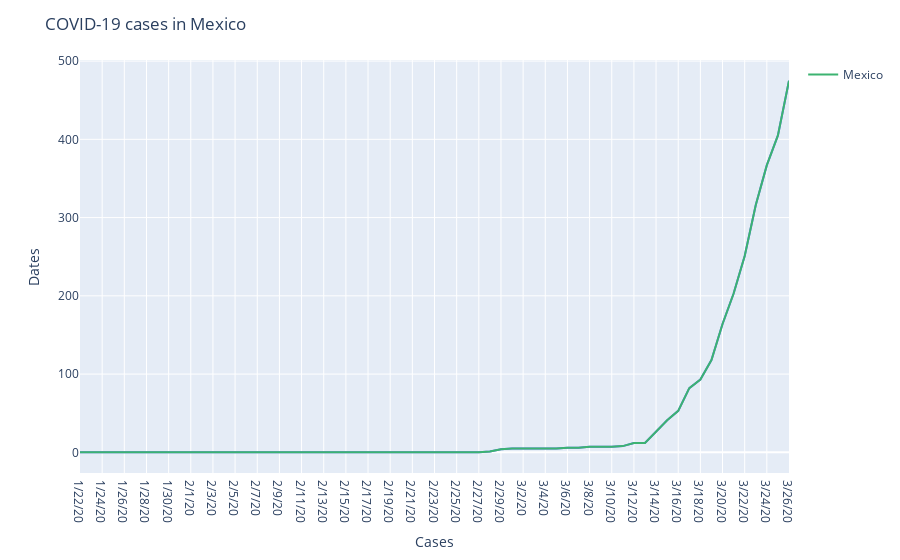

Write notebook code for a chart like this one.
### Code cell
fig.add_trace(go.Scatter(x=timemex["Dates"], y=timemex["Cases"],
                    mode='lines',
                    name='Mexico',line=dict(color='mediumseagreen')))
#fig = px.line(timemex, x='Dates', y='Cases')
fig.update_layout(
    title="COVID-19 cases in Mexico",
    xaxis_title="Cases",
    yaxis_title="Dates")
fig.show()

### Figure 1 — Plotly figure (JSON) as saved in the notebook; plotly's stock layout.template omitted (floating-point values rounded to 4 significant figures)
{"data": [{"hoverlabel": {"namelength": 0}, "hovertemplate": "Dates=%{x}<br>Cases=%{y}", "legendgroup": "", "line": {"color": "#636efa", "dash": "solid"}, "mode": "lines", "name": "", "showlegend": false, "type": "scatter", "x": ["1/22/20", "1/23/20", "1/24/20", "1/25/20", "1/26/20", "1/27/20", "1/28/20", "1/29/20", "1/30/20", "1/31/20", "2/1/20", "2/2/20", "2/3/20", "2/4/20", "2/5/20", "2/6/20", "2/7/20", "2/8/20", "2/9/20", "2/10/20", "2/11/20", "2/12/20", "2/13/20", "2/14/20", "2/15/20", "2/16/20", "2/17/20", "2/18/20", "2/19/20", "2/20/20", "2/21/20", "2/22/20", "2/23/20", "2/24/20", "2/25/20", "2/26/20", "2/27/20", "2/28/20", "2/29/20", "3/1/20", "3/2/20", "3/3/20", "3/4/20", "3/5/20", "3/6/20", "3/7/20", "3/8/20", "3/9/20", "3/10/20", "3/11/20", "3/12/20", "3/13/20", "3/14/20", "3/15/20", "3/16/20", "3/17/20", "3/18/20", "3/19/20", "3/20/20", "3/21/20", "3/22/20", "3/23/20", "3/24/20", "3/25/20", "3/26/20"], "xaxis": "x", "y": [0, 0, 0, 0, 0, 0, 0, 0, 0, 0, 0, 0, 0, 0, 0, 0, 0, 0, 0, 0, 0, 0, 0, 0, 0, 0, 0, 0, 0, 0, 0, 0, 0, 0, 0, 0, 0, 1, 4, 5, 5, 5, 5, 5, 6, 6, 7, 7, 7, 8, 12, 12, 26, 41, 53, 82, 93, 118, 164, 203, 251, 316, 367, 405, 475], "yaxis": "y"}, {"line": {"color": "mediumseagreen"}, "mode": "lines", "name": "Mexico", "type": "scatter", "x": ["1/22/20", "1/23/20", "1/24/20", "1/25/20", "1/26/20", "1/27/20", "1/28/20", "1/29/20", "1/30/20", "1/31/20", "2/1/20", "2/2/20", "2/3/20", "2/4/20", "2/5/20", "2/6/20", "2/7/20", "2/8/20", "2/9/20", "2/10/20", "2/11/20", "2/12/20", "2/13/20", "2/14/20", "2/15/20", "2/16/20", "2/17/20", "2/18/20", "2/19/20", "2/20/20", "2/21/20", "2/22/20", "2/23/20", "2/24/20", "2/25/20", "2/26/20", "2/27/20", "2/28/20", "2/29/20", "3/1/20", "3/2/20", "3/3/20", "3/4/20", "3/5/20", "3/6/20", "3/7/20", "3/8/20", "3/9/20", "3/10/20", "3/11/20", "3/12/20", "3/13/20", "3/14/20", "3/15/20", "3/16/20", "3/17/20", "3/18/20", "3/19/20", "3/20/20", "3/21/20", "3/22/20", "3/23/20", "3/24/20", "3/25/20", "3/26/20"], "y": [0, 0, 0, 0, 0, 0, 0, 0, 0, 0, 0, 0, 0, 0, 0, 0, 0, 0, 0, 0, 0, 0, 0, 0, 0, 0, 0, 0, 0, 0, 0, 0, 0, 0, 0, 0, 0, 1, 4, 5, 5, 5, 5, 5, 6, 6, 7, 7, 7, 8, 12, 12, 26, 41, 53, 82, 93, 118, 164, 203, 251, 316, 367, 405, 475]}], "layout": {"legend": {"tracegroupgap": 0}, "margin": {"t": 60}, "title": {"text": "COVID-19 cases in Mexico"}, "xaxis": {"anchor": "y", "domain": [0, 1], "title": {"text": "Cases"}}, "yaxis": {"anchor": "x", "domain": [0, 1], "title": {"text": "Dates"}}}}
